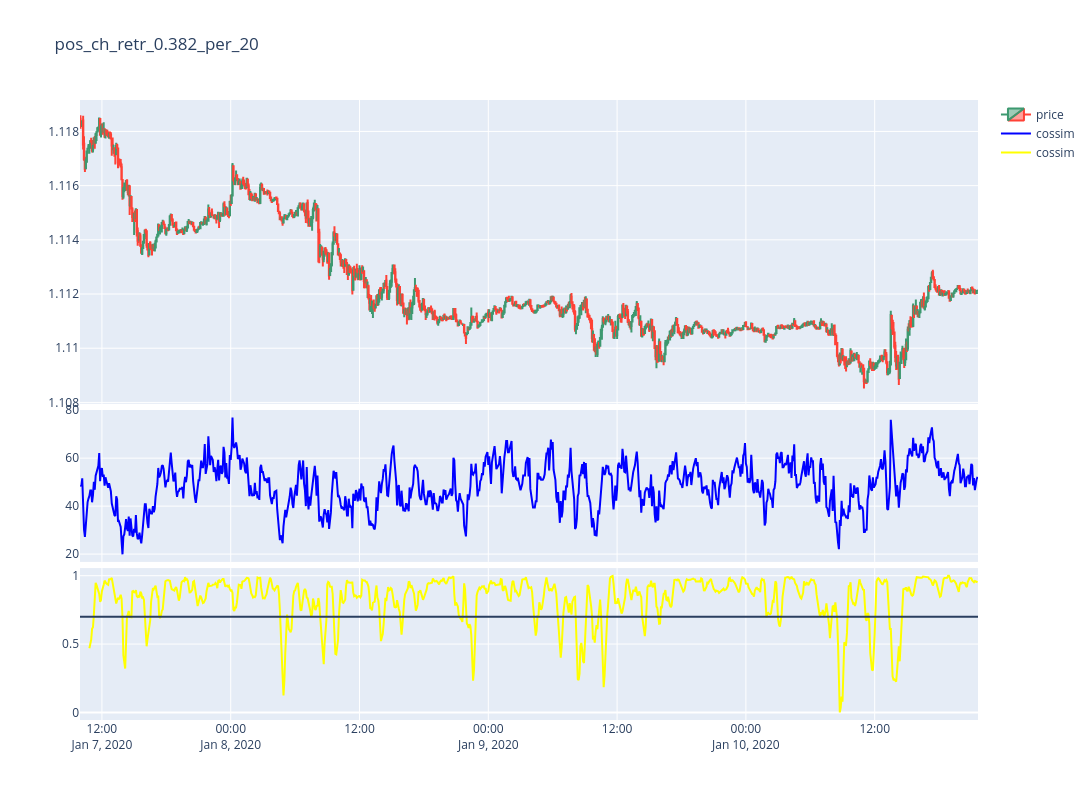

Notebook cell for this chart:
### Code cell
figure = make_subplots(rows=3, cols=1, row_heights=[0.5,0.25,0.25], shared_xaxes=True,vertical_spacing=0.01)
figure.update_layout(height=800, width=1200, title_text='pos_ch_retr_0.382_per_20')


figure.add_trace(go.Candlestick(x=df_cos.index,
                                open=df_cos['o'],
                                high=df_cos['h'],
                                low=df_cos['l'],
                                close=df_cos['c'],
                                name='price'), row=1, col=1)
figure.add_trace(go.Scatter(x=df_cos.index,y=df_cos['RSI'],mode='lines',line_color='blue',name='cossim'),col=1,row=2 )
figure.add_trace(go.Scatter(x=df_cos.index,y=df_cos['cossim_norm'],mode='lines',line_color='yellow',name='cossim'),col=1,row=3 )
figure.add_hline(y=0.7, col=1,row=3)

figure.update_layout(xaxis_rangeslider_visible=False)
figure.update_xaxes(
        rangebreaks=[
            dict(bounds=["sat", "mon"])]
    )
figure.show()

### Figure 1 — Plotly figure (JSON) as saved in the notebook; plotly's stock layout.template omitted (floating-point values rounded to 4 significant figures; data arrays with more than 128 entries replaced by an {"elided": "..."} marker saying what was removed)
{"data": [{"close": {"elided": "1000 float values"}, "high": {"elided": "1000 float values"}, "low": {"elided": "1000 float values"}, "name": "price", "open": {"elided": "1000 float values"}, "type": "candlestick", "x": {"elided": "1000 str values"}, "xaxis": "x", "yaxis": "y"}, {"line": {"color": "blue"}, "mode": "lines", "name": "cossim", "type": "scatter", "x": {"elided": "1000 str values"}, "xaxis": "x2", "y": {"elided": "1000 float values"}, "yaxis": "y2"}, {"line": {"color": "yellow"}, "mode": "lines", "name": "cossim", "type": "scatter", "x": {"elided": "1000 str values"}, "xaxis": "x3", "y": {"elided": "1000 float values"}, "yaxis": "y3"}], "layout": {"height": 800, "shapes": [{"type": "line", "x0": 0, "x1": 1, "xref": "x3 domain", "y0": 0.7, "y1": 0.7, "yref": "y3"}], "title": {"text": "pos_ch_retr_0.382_per_20"}, "width": 1200, "xaxis": {"anchor": "y", "domain": [0, 1], "matches": "x3", "rangebreaks": [{"bounds": ["sat", "mon"]}], "rangeslider": {"visible": false}, "showticklabels": false}, "xaxis2": {"anchor": "y2", "domain": [0, 1], "matches": "x3", "rangebreaks": [{"bounds": ["sat", "mon"]}], "showticklabels": false}, "xaxis3": {"anchor": "y3", "domain": [0, 1], "rangebreaks": [{"bounds": ["sat", "mon"]}]}, "yaxis": {"anchor": "x", "domain": [0.51, 1]}, "yaxis2": {"anchor": "x2", "domain": [0.255, 0.5]}, "yaxis3": {"anchor": "x3", "domain": [0, 0.245]}}}
